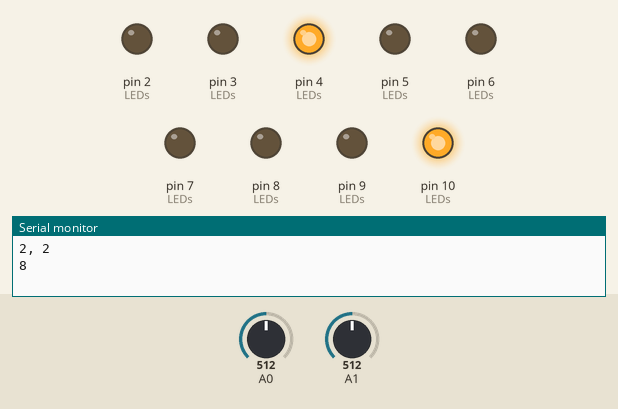
The sketch below on a simulated Arduino Uno, built with avr-gcc and run on an emulated ATmega328P. On the bench: output pins drawn as LEDs (lit = HIGH), the last lines printed to the serial monitor. Inputs (shaded band) come from the test bench; at power-on: A0 = 512, A1 = 512.

Above: at 0.9 s.
4.5 s: A0 set to 716
At 4.7 s:
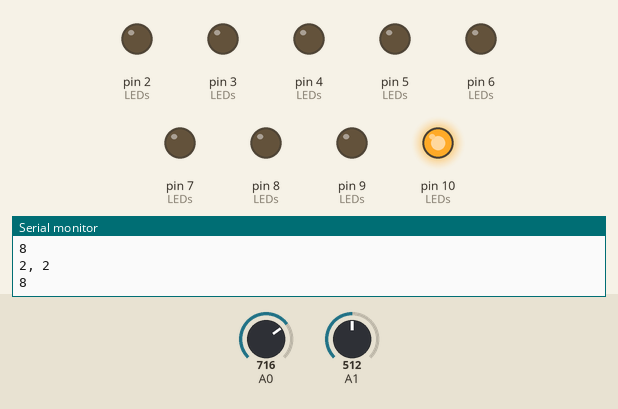
At 7.1 s:
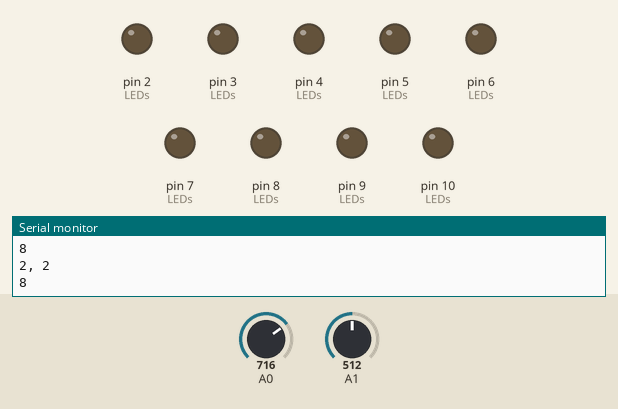
9.9 s: A0 set to 306
At 12.8 s:
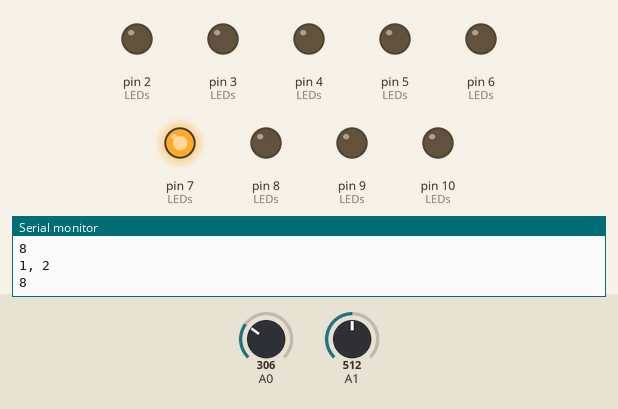
14.5 s: A1 set to 716
At 20.4 s:
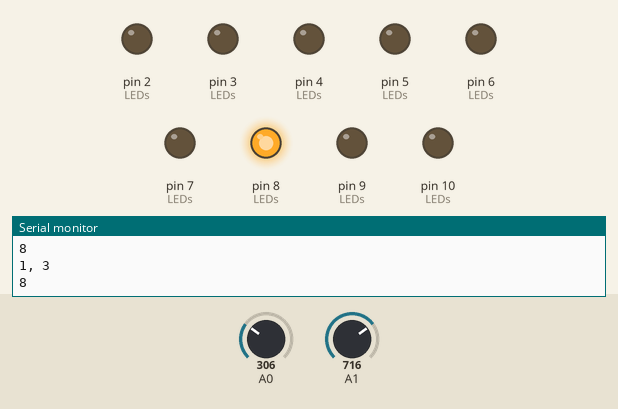
20.7 s: A1 set to 306
25.3 s: A0 set to 511
31.5 s: A0 set to 122
Timing chart, 0 to 37.1 s (numbered marks = the images above; inputs shaded):
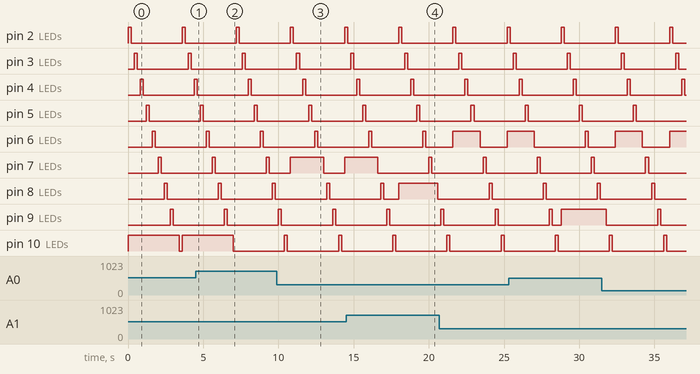

Measured:
- after the input at 4.5 s, pin 10 (LEDs): goes on until 7.0 s, then stays LOW
- by itself, pin 3 (LEDs), pin 4 (LEDs), pin 5 (LEDs), pin 7 (LEDs), pin 8 (LEDs): alternates HIGH for 0.20 s and LOW for 3.4 s

The sketch:

Main.ino
```cpp
#define joyX = A0;
#define joyY = A1;

const int rows = 3;
const int columns = 3;

int LEDs[rows][columns] = {{2, 3, 4},
                           {5, 6, 7},
                           {8, 9, 10}};

const float range = 1023;
const float xNum = range / rows;
const float xNum2 = xNum + xNum;
const float xNum3 = xNum2 + xNum;

const float yNum = range / rows;
const float yNum2 = yNum + yNum;
const float yNum3 = yNum2 + yNum;

/*
const int LED1 = 2;
const int LED2 = 3;
const int LED3 = 4;
const int LED4 = 5;
const int LED5 = 6;
const int LED6 = 7;
const int LED7 = 8;
const int LED8 = 9;
const int LED9 = 10;

int Row1[] = {LED1, LED2, LED3};
int Row2[] = {LED4, LED5, LED6};
int Row3[] = {LED7, LED8, LED9};
*/

int X(int numX) {
    int ledX;
    if(numX <= xNum) {
        ledX = 1;
    } else if(numX > xNum and numX <= xNum2) {
        ledX = 2;
    } else if(numX > xNum2 and numX <= xNum3) {
        ledX = 3;
    }
    return ledX;
}

int Y(int numY) {
    int ledY;
    if(numY <= yNum) {
        ledY = 1;
    } else if(numY > yNum and numY <= yNum2) {
        ledY = 2;
    } else if(numY > yNum2 and numY <= yNum3) {
        ledY = 3;
    }
    return ledY;
}

void setup() {
    Serial.begin(9600);
    for(int i = 2; i <= 10; i++) {
        pinMode(i, OUTPUT);
    }
}

void loop() {
    int x = analogRead(A0);
    int y = analogRead(A1);

    Serial.print(X(x));
    Serial.print(", ");
    Serial.println(Y(y));

    Serial.println(LEDs[1][3]);

    digitalWrite(LEDs[X(x)][Y(y)], HIGH);

    for(int i = 2; i <= 10; i++) {
        digitalWrite(i, HIGH);
        delay(200);
        digitalWrite(i, LOW);
        delay(200);
    }
}
```
